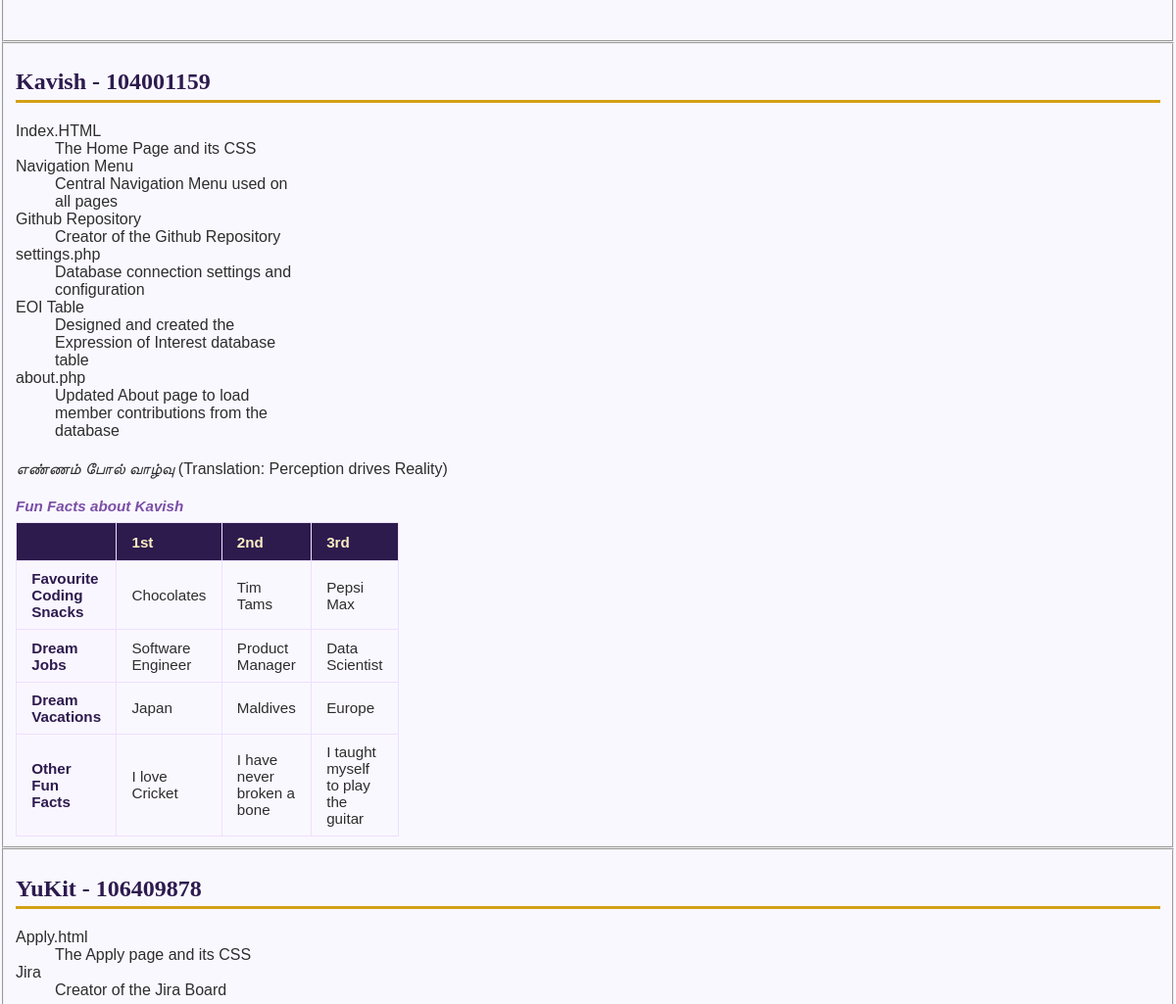
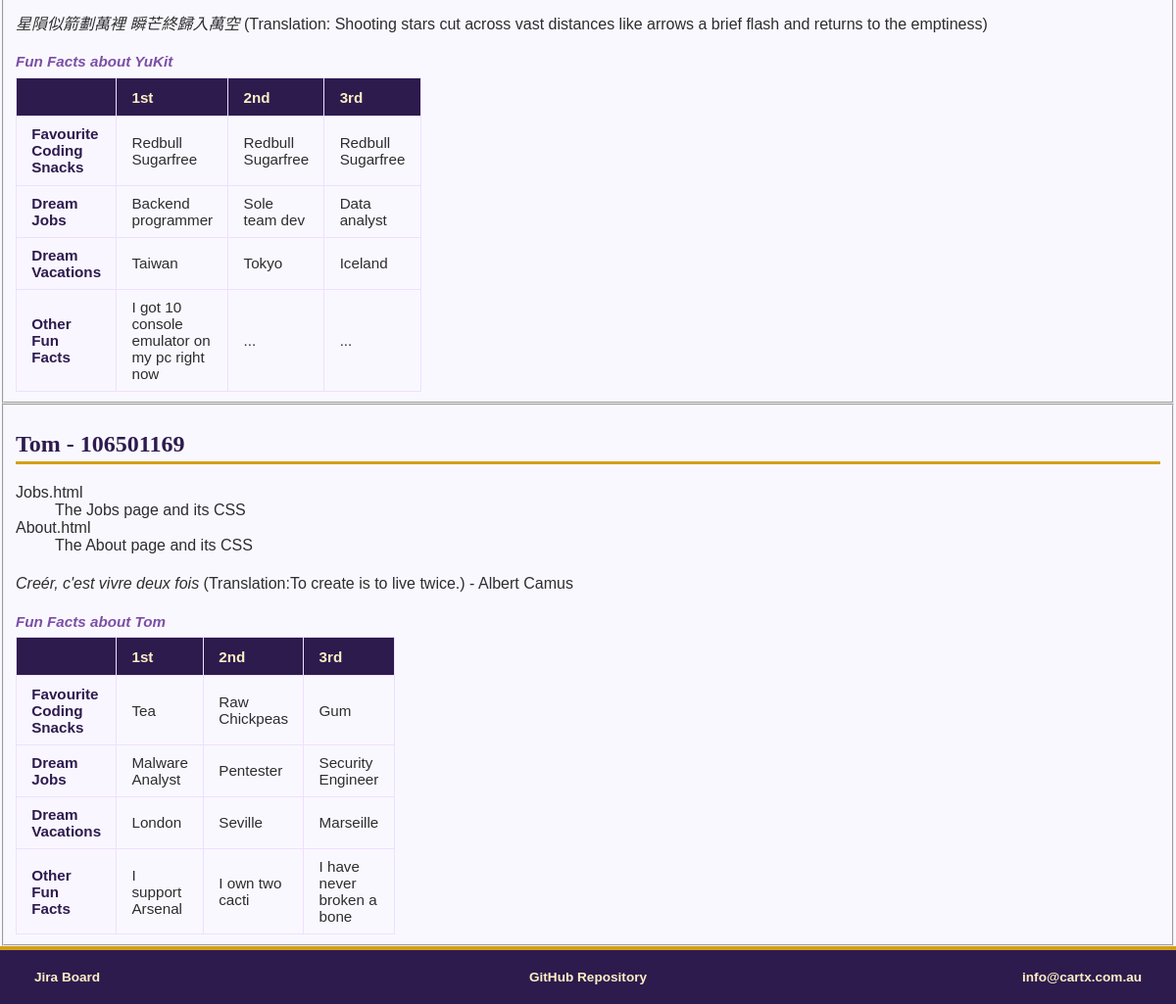
The page /about.php (lower part) on the database as committed earlier (2 pictures, top to bottom).
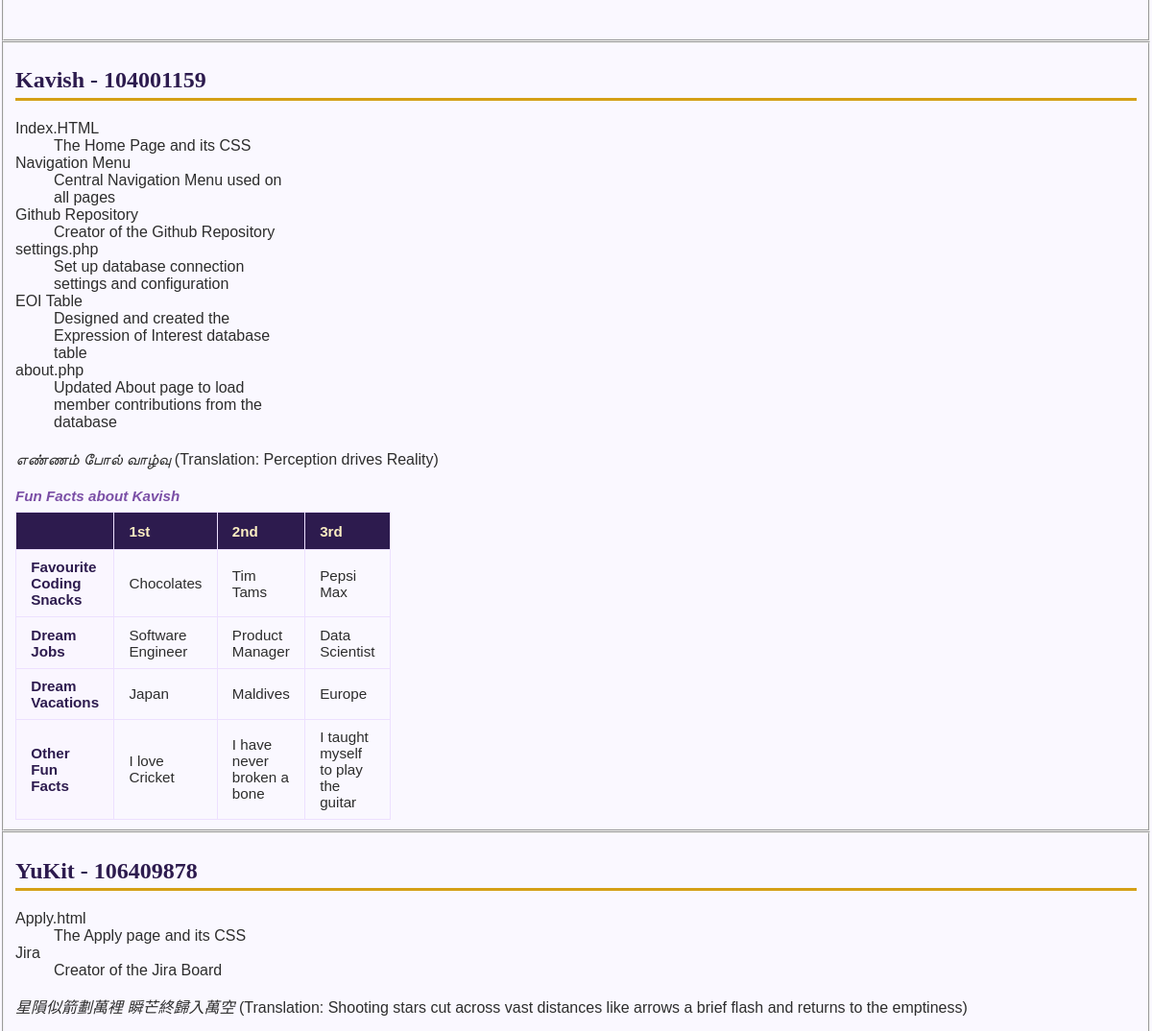
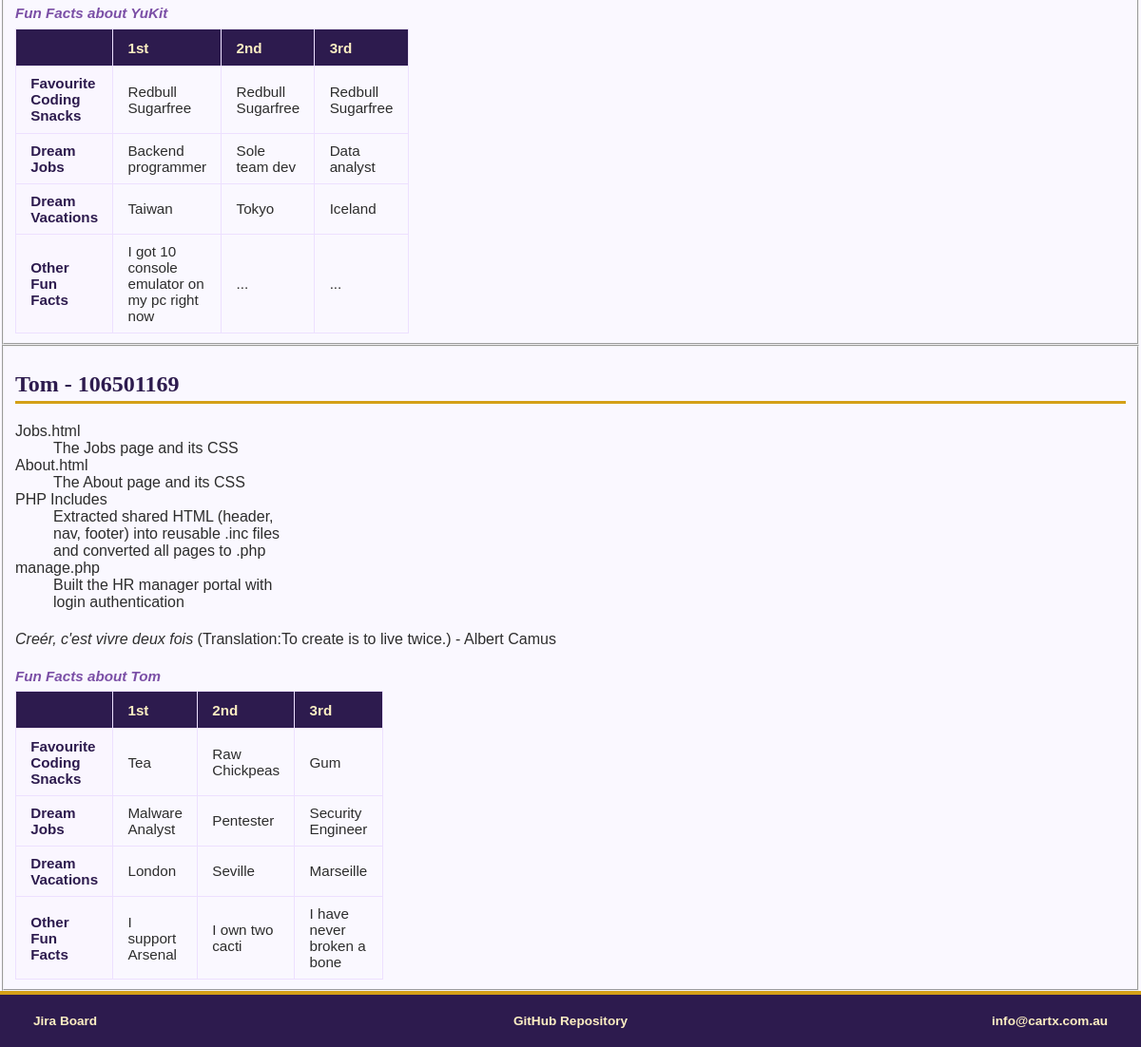
The same page on the database as committed later (2 pictures, top to bottom).
### tables this page shows
CREATE TABLE IF NOT EXISTS about (
    id INT AUTO_INCREMENT PRIMARY KEY,
    member_name VARCHAR(100) NOT NULL,
    student_id VARCHAR(20) NOT NULL,
    contribution_area VARCHAR(100) NOT NULL,
    contribution_detail TEXT NOT NULL,
    project_part INT NOT NULL,
    quote_text TEXT,
    quote_lang VARCHAR(10),
    quote_translation TEXT
);

### about.php (the view, shortened to what this page needs)
<!DOCTYPE html>
<html lang = "en">
    <head>
        <?php include 'header.inc'; ?>
    </head>
    <body>
        <fieldset>
            <ul style = "list-style: none;">
                <li>
                </li>
            </ul>
        </fieldset>
        <fieldset>
            <h2>
                Kavish - 104001159
            </h2>
                <?php
                    require_once "settings.php";
                    $result = mysqli_query($conn, "SELECT contribution_area, contribution_detail FROM about WHERE student_id = '104001159' ORDER BY project_part ASC");
                    if ($result && mysqli_num_rows($result) > 0) {
                        echo "<dl>";
                        while ($row = mysqli_fetch_assoc($result)) {
                            echo "<dt>" . htmlspecialchars($row['contribution_area']) . "</dt>";
                            echo "<dd>" . htmlspecialchars($row['contribution_detail']) . "</dd>";
                        }
                        echo "</dl>";
                    }
                ?>
            <p lang =""> <em>எண்ணம் போல் வாழ்வு</em> (Translation: Perception drives Reality)</p>
            <table>
                <caption>Fun Facts about Kavish</caption>
                <thead>
                    <tr>
                        <th scope="col"></th>
                        <th scope="col">1st</th>
                        <th scope="col">2nd</th>
                        <th scope="col">3rd</th>
                    </tr>
                </thead>
                <tbody>
                    <tr>
                        <th>Favourite Coding Snacks</th>
                        <td>Chocolates</td>
                        <td>Tim Tams</td>
                        <td>Pepsi Max</td>
                    </tr>
                    <tr>
                        <th>Dream Jobs</th>
                        <td>Software Engineer</td>
                        <td>Product Manager</td>
                        <td>Data Scientist</td>
                    </tr>
                    <tr>
                        <th>Dream Vacations</th>
                        <td>Japan</td>
                        <td>Maldives</td>
                        <td>Europe</td>
                    </tr>
                    <tr>
                        <th>Other Fun Facts</th>
                        <td>I love Cricket</td>
                        <td>I have never broken a bone</td>
                        <td>I taught myself to play the guitar</td>
                    </tr>
                </tbody>
            </table>
        </fieldset>
        <fieldset>
            <h2>
                YuKit - 106409878
            </h2>
                <?php
                    $result = mysqli_query($conn, "SELECT contribution_area, contribution_detail FROM about WHERE student_id = '106409878' ORDER BY project_part ASC");
                    if ($result && mysqli_num_rows($result) > 0) {
                        echo '<dl style="color: #7b4fa6">';
                        while ($row = mysqli_fetch_assoc($result)) {
                            echo "<dt>" . htmlspecialchars($row['contribution_area']) . "</dt>";
                            echo "<dd>" . htmlspecialchars($row['contribution_detail']) . "</dd>";
                        }
                        echo "</dl>";
                    }
                ?>
            <p lang ="zh-Hant"><em>星隕似箭劃萬裡 瞬芒終歸入萬空</em> (Translation: Shooting stars cut across vast distances like arrows
a brief flash and returns to the emptiness)</p>
            <table>
                <caption>Fun Facts about YuKit</caption>
                <thead>
                    <tr>
                        <th scope="col"></th>
                        <th scope="col">1st</th>
                        <th scope="col">2nd</th>
                        <th scope="col">3rd</th>
                    </tr>
                </thead>
                <tbody>
                    <tr>
                        <th>Favourite Coding Snacks</th>
                        <td>Redbull Sugarfree</td>
                        <td>Redbull Sugarfree</td>
                        <td>Redbull Sugarfree</td>
                    </tr>
                    <tr>
                        <th>Dream Jobs</th>
                        <td>Backend programmer</td>
                        <td>Sole team dev</td>
                        <td>Data analyst</td>
                    </tr>
                    <tr>
                        <th>Dream Vacations</th>
                        <td>Taiwan</td>
                        <td>Tokyo</td>
                        <td>Iceland</td>
                    </tr>
                    <tr>
                        <th>Other Fun Facts</th>
                        <td>I got 10 console emulator on my pc right now</td>
                        <td>...</td>
                        <td>...</td>
                    </tr>
                </tbody>
            </table>
        </fieldset>
        <fieldset>
            <h2>
                Tom - 106501169
            </h2>
                <?php
                    $result = mysqli_query($conn, "SELECT contribution_area, contribution_detail FROM about WHERE student_id = '106501169' ORDER BY project_part ASC");
                    if ($result && mysqli_num_rows($result) > 0) {
                        echo "<dl>";
                        while ($row = mysqli_fetch_assoc($result)) {
                            echo "<dt>" . htmlspecialchars($row['contribution_area']) . "</dt>";
                            echo "<dd>" . htmlspecialchars($row['contribution_detail']) . "</dd>";
                        }
                        echo "</dl>";
                    }
                ?>
            <p lang ="fr"><em>Creér, c'est vivre deux fois</em> (Translation:To create is to live twice.) - Albert Camus</p>
            <table>
                <caption>Fun Facts about Tom</caption>
                <thead>
                    <tr>
                        <th scope="col"></th>
                        <th scope="col">1st</th>
                        <th scope="col">2nd</th>
                        <th scope="col">3rd</th>
                    </tr>
                </thead>
                <tbody>
                    <tr>
                        <th>Favourite Coding Snacks</th>
                        <td>Tea</td>
                        <td>Raw Chickpeas</td>
                        <td>Gum</td>
                    </tr>
                    <tr>
                        <th>Dream Jobs</th>
                        <td>Malware Analyst</td>
                        <td>Pentester</td>
                        <td>Security Engineer</td>
                    </tr>
                    <tr>
                        <th>Dream Vacations</th>
                        <td>London</td>
                        <td>Seville</td>
                        <td>Marseille</td>
                    </tr>
                    <tr>
                        <th>Other Fun Facts</th>
                        <td>I support Arsenal</td>
                        <td>I own two cacti</td>
                        <td>I have never broken a bone</td>
                    </tr>
                </tbody>
            </table>
        </fieldset>
        <?php include 'footer.inc'; ?>
    </body>
</html>

### header.inc (shortened to what this page needs)
<link href="styles.css" rel="stylesheet">

### footer.inc
<footer>
          <p><a href="https://your-jira-board-link.atlassian.net" target="_blank" rel="noopener noreferrer">Jira Board</a></p>
          <p><a href="https://github.com/104001159/Applied-Web-Project.git" target="_blank" rel="noopener noreferrer">GitHub Repository</a></p>
          <p><a href="mailto:info@cartx.com.au">info@cartx.com.au</a></p>
</footer>

### styles.css (style rules this page uses)
* { font-family: 'Trebuchet MS', Arial, sans-serif; color: #2d2d2d; box-sizing: border-box; }
body { background-color: #faf8ff; margin: 0; padding: 0; }
h1, h2, h3 { font-family: Georgia, serif; }
h2 { font-size: 1.5em; color: #2d1b4e; border-bottom: 3px solid #d4a017; padding-bottom: 0.2em; }
p { line-height: 1.7; }
ul, ol { line-height: 1.9; padding-left: 1.5em; }
table { width: 100%; border-collapse: collapse; margin-top: 1em; font-size: 0.95em; }
caption { font-weight: bold; font-style: italic; margin-bottom: 0.5em; color: #7b4fa6; text-align: left; }
table, th, td { border: 1px solid #ede0ff; }
thead tr { background-color: #2d1b4e; }
thead th { color: #fdefc3; padding: 0.7em 1em; text-align: left; }
tbody th { background-color: #faf6ff; padding: 0.6em 1em; font-weight: bold; text-align: left; color: #2d1b4e; }
tbody td { padding: 0.6em 1em; }
tbody tr:nth-child(even) { background-color: #faf8ff; }
footer { background-color: #2d1b4e; border-top: 4px solid #d4a017; padding: 1em; clear: both; text-align: center; overflow: hidden; }
footer p { display: inline-block; width: 32%; margin: 0; font-size: 0.85em; }
footer p:first-child { text-align: left; }
footer p:nth-child(2) { text-align: center; }
footer p:last-child { text-align: right; }
footer a { color: #fdefc3; text-decoration: none; font-weight: bold; }
dl { width: 25%; }

### about.php (style rules this page uses)
table { width: 25%; }

Rows that differ between the two databases and show on the page:
changed about "settings.php": contribution_detail "Database connection settings and configuration" → "Set up database connection settings and configuration"
added about: contribution_area "PHP Includes", contribution_detail "Extracted shared HTML (header, nav, footer) into reusable .inc files and converted all pages to .php", shown under "Tom - 106501169"
added about: contribution_area "manage.php", contribution_detail "Built the HR manager portal with login authentication", shown under "Tom - 106501169"
